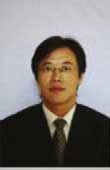
%> input picture images/1.jpg, 110 x 170 px
$ octave fuzzy.m   (GNU Octave 9; MATLAB toolbox functions it lacks are replaced by stand-ins)
%> lines starting %> are read from the running program, lines starting %| are printed output that depends on the picture
% References:
% Ali Ghaznavi "Gender classification by combining clothing,hair and facial component classifiers".
% Copyright (c) 2014,
%1- Define Mamdani fuzzy system
%2- Define fuzzy paramiters
Name='gender-classification'
Type='mamdani'
Version=2.0
NumInputs=3
NumOutputs=1
NumRules=4
c1=imread('images/1.jpg');
%> c1 is the input picture: size 170x110x3 uint8; mean R, G, B 127.9, 121.8, 118.6
c2=imread('images/2.jpg');
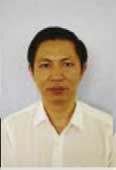
%> input picture images/2.jpg, 116 x 170 px
%> c2 is the input picture: size 170x116x3 uint8; mean R, G, B 189, 178.2, 161.3
c3=imread('images/3.jpg');
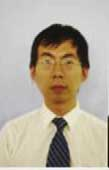
%> input picture images/3.jpg, 109 x 170 px
%> c3 is the input picture: size 170x109x3 uint8; mean R, G, B 181.7, 172.1, 155.3
c4=imread('images/4.jpg');
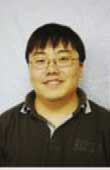
%> input picture images/4.jpg, 110 x 170 px
%> c4 is the input picture: size 170x110x3 uint8; mean R, G, B 137.5, 130, 115.8
AndMethod='min'
OrMethod='max'
ImpMethod='min'
AggMethod='max'
DefuzzMethod='centroid'
c14=imread('images/14.jpg');
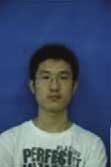
%> input picture images/14.jpg, 111 x 167 px
%> c14 is the input picture: size 167x111x3 uint8; mean R, G, B 68.7, 84.6, 109.5
c16=imread('images/16.jpg');
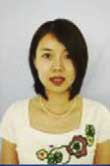
%> input picture images/16.jpg, 110 x 166 px
%> c16 is the input picture: size 166x110x3 uint8; mean R, G, B 181.9, 173, 149.9
%> (the run ends here)
